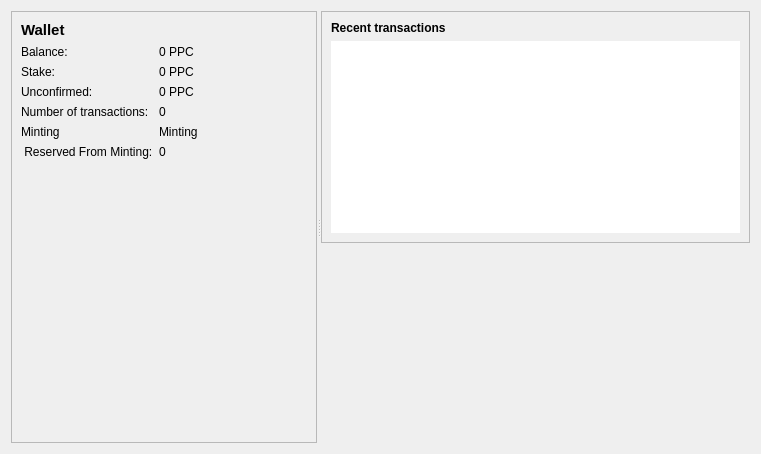
<?xml version="1.0" encoding="UTF-8"?>
<ui version="4.0">
 <class>OverviewPage</class>
 <widget class="QWidget" name="OverviewPage">
  <property name="geometry">
   <rect>
    <x>0</x>
    <y>0</y>
    <width>761</width>
    <height>454</height>
   </rect>
  </property>
  <property name="windowTitle">
   <string>Form</string>
  </property>
  <layout class="QHBoxLayout" name="horizontalLayout">
   <item>
    <widget class="QSplitter" name="splitter">
     <property name="orientation">
      <enum>Qt::Horizontal</enum>
     </property>
     <widget class="QFrame" name="frame">
      <property name="frameShape">
       <enum>QFrame::StyledPanel</enum>
      </property>
      <property name="frameShadow">
       <enum>QFrame::Raised</enum>
      </property>
      <layout class="QFormLayout" name="formLayout">
       <item row="0" column="0">
        <widget class="QLabel" name="label_5">
         <property name="font">
          <font>
           <pointsize>11</pointsize>
           <weight>75</weight>
           <bold>true</bold>
          </font>
         </property>
         <property name="text">
          <string>Wallet</string>
         </property>
        </widget>
       </item>
       <item row="1" column="0">
        <widget class="QLabel" name="label">
         <property name="text">
          <string>Balance:</string>
         </property>
        </widget>
       </item>
       <item row="1" column="1">
        <widget class="QLabel" name="labelBalance">
         <property name="text">
          <string notr="true">0 PPC</string>
         </property>
        </widget>
       </item>
       <item row="2" column="0">
        <widget class="QLabel" name="label_6">
         <property name="text">
          <string>Stake:</string>
         </property>
        </widget>
       </item>
       <item row="2" column="1">
        <widget class="QLabel" name="labelStake">
         <property name="text">
          <string notr="true">0 PPC</string>
         </property>
        </widget>
       </item>
       <item row="3" column="0">
        <widget class="QLabel" name="label_3">
         <property name="text">
          <string>Unconfirmed:</string>
         </property>
        </widget>
       </item>
       <item row="3" column="1">
        <widget class="QLabel" name="labelUnconfirmed">
         <property name="text">
          <string notr="true">0 PPC</string>
         </property>
        </widget>
       </item>
       <item row="4" column="0">
        <widget class="QLabel" name="label_2">
         <property name="text">
          <string>Number of transactions:</string>
         </property>
        </widget>
       </item>
       <item row="4" column="1">
        <widget class="QLabel" name="labelNumTransactions">
         <property name="text">
          <string>0</string>
         </property>
        </widget>
       </item>
       <item row="5" column="0">
        <widget class="QLabel" name="label_minting_status_text">
         <property name="text">
          <string>Minting</string>
         </property>
        </widget>
       </item>
       <item row="5" column="1">
        <widget class="QLabel" name="label_minting_status_icon">
         <property name="text">
          <string>Minting</string>
         </property>
        </widget>
       </item>
       <item row="6" column="0">
        <widget class="QLabel" name="label_minting_status_2">
         <property name="text">
          <string> Reserved From Minting:</string>
         </property>
        </widget>
       </item>
       <item row="6" column="1">
        <widget class="QLabel" name="label_minting_reserve">
         <property name="text">
          <string>0</string>
         </property>
        </widget>
       </item>
      </layout>
     </widget>
     <widget class="QWidget" name="layoutWidget">
      <layout class="QVBoxLayout" name="verticalLayout_3">
       <item>
        <widget class="QFrame" name="frame_2">
         <property name="frameShape">
          <enum>QFrame::StyledPanel</enum>
         </property>
         <property name="frameShadow">
          <enum>QFrame::Raised</enum>
         </property>
         <layout class="QVBoxLayout" name="verticalLayout">
          <item>
           <widget class="QLabel" name="label_4">
            <property name="text">
             <string>&lt;b&gt;Recent transactions&lt;/b&gt;</string>
            </property>
           </widget>
          </item>
          <item>
           <widget class="QListView" name="listTransactions">
            <property name="frameShape">
             <enum>QFrame::NoFrame</enum>
            </property>
            <property name="verticalScrollBarPolicy">
             <enum>Qt::ScrollBarAlwaysOff</enum>
            </property>
            <property name="horizontalScrollBarPolicy">
             <enum>Qt::ScrollBarAlwaysOff</enum>
            </property>
           </widget>
          </item>
         </layout>
        </widget>
       </item>
       <item>
        <spacer name="verticalSpacer_2">
         <property name="orientation">
          <enum>Qt::Vertical</enum>
         </property>
         <property name="sizeHint" stdset="0">
          <size>
           <width>20</width>
           <height>40</height>
          </size>
         </property>
        </spacer>
       </item>
      </layout>
     </widget>
    </widget>
   </item>
  </layout>
 </widget>
 <resources/>
 <connections/>
</ui>
